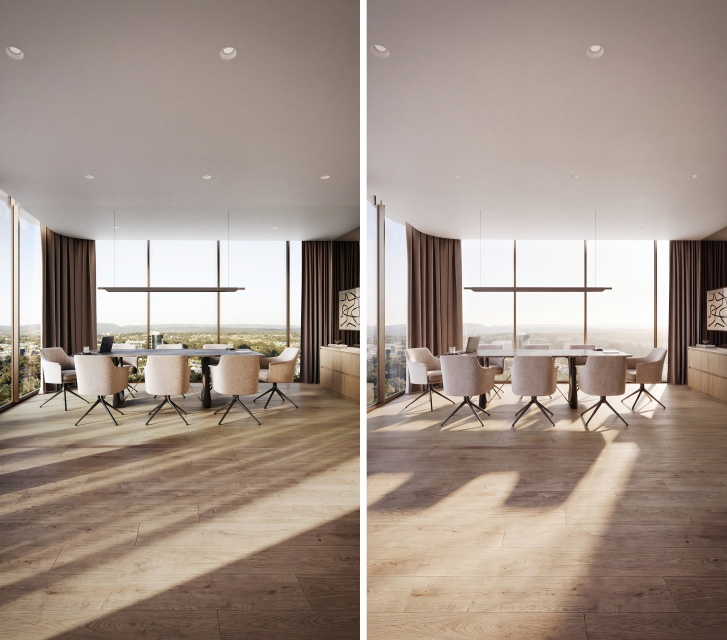
#> input picture projects/woomala-st-9x16/realism-test-04.jpg, 2180 x 1920 px, given in place of coastal-logo-WHITE.png, which was not available (shown at 1/3 size)
$ python reel_cards.py
#> lines starting #> are read from the running program, lines starting #| are printed output that depends on the picture
### projects/coastal-katrina/animate.py
"""Animated end card + Coastal C° drone pin, 4K ProRes 4444 with alpha (25 fps).

end card (8 s): charcoal background fades up over footage, then name, number and
COASTAL° wordmark ease in one after another (fade + small rise), held to the end.
pin (5 s): thin white stem draws up from the ground point, C° mark fades/settles on top.
Pin proportions measured from Coastal's own listing drone stills (4 Lita Ct).

Usage: python3 animate.py            -> out/*.mov + out/coastal-pin-4k.png
       python3 animate.py endcard-alpha   -> end card text + wordmark on transparency, no background
       python3 animate.py address "34 Albany Avenue, Currumbin"   -> address caption PNG + MOV
"""
import re
import subprocess
import sys
from pathlib import Path
import numpy as np
from PIL import Image, ImageDraw

sys.path.insert(0, str(Path(__file__).parent))
import make_cards as mc  # noqa: E402

W, H, FPS = mc.W, mc.H, 25
OUT = mc.OUT
PIN_MARK = mc.VAULT / "projects/drone-pin/logos/coastal-c-white.png"


def ease_out(t):
    t = min(max(t, 0.0), 1.0)
    return 1 - (1 - t) ** 3


def phase(t, start, dur):
    return ease_out((t - start) / dur)


def layer(draw_fn):
    img = Image.new("RGBA", (W, H), (0, 0, 0, 0))
#> img: PIL image 1080x1920 RGBA; every value is 0
    draw_fn(ImageDraw.Draw(img), img)
    return np.asarray(img).astype(np.float32) / 255


# [12 lines left out: function over, not called in this run]


def encode(frames_fn, n, path):
    cmd = ["ffmpeg", "-y", "-loglevel", "error", "-f", "rawvideo", "-pix_fmt", "rgba",
           "-s", f"{W}x{H}", "-r", str(FPS), "-i", "-",
           "-c:v", "prores_ks", "-profile:v", "4444", "-pix_fmt", "yuva444p10le",
           "-vendor", "apl0", str(path)]
    p = subprocess.Popen(cmd, stdin=subprocess.PIPE)
    for i in range(n):
        p.stdin.write((np.clip(frames_fn(i / FPS), 0, 1) * 255).astype(np.uint8).tobytes())
    p.stdin.close()
    p.wait()


# [62 lines left out: functions end_card, pin, not called in this run]


REGULAR = 0  # HelveticaNeue.ttc


# [14 lines left out: function address, not called in this run]


# [12 lines that do not run on import are left out]

### projects/coastal-katrina/reel_cards.py
"""Katrina Walsh start + end cards for 9:16 reels (1080x1920, 23.976 fps, ProRes 4444 on alpha).

Same art as the 16:9 film cards (make_cards.py / animate.py), re-laid for vertical: text sized to the
narrow frame, everything kept above the bottom ~25% where Instagram's caption UI sits.
  start: COASTAL° wordmark fades in, holds, fades out over the opening drone (her films open this way).
  end:   name, number, COASTAL° wordmark ease in one after another and hold (no background, Hunter 29 Oct).

Usage: python3 reel_cards.py [--start-len 3.2] [--end-len 4.63] [--preview start.png end.png]
"""
import argparse
import sys
from pathlib import Path
import numpy as np
from PIL import Image

sys.path.insert(0, str(Path(__file__).parent))
import make_cards as mc  # noqa: E402
import animate as an  # noqa: E402

W, H, FPS = 1080, 1920, 24000 / 1001
mc.W, mc.H = an.W, an.H = W, H
an.FPS = FPS


def start_card(length, scrim=0.0):
    """COASTAL° wordmark centred over the opening drone, as her films open (Main 0:00). Fade + small rise in, out by the cut.

    scrim > 0 dims the whole frame under the wordmark with flat black at that opacity, fading with the logo, so it
    reads over busy drone footage. Flat dim only: Hunter 29 Oct rejected a band + drop shadow ("not a drop shadow")."""
    cy = int(H * 0.45)

    def logo_draw(d, img):
        logo = Image.open(mc.LOGO_WHITE).convert("RGBA")
        lw = int(W * 0.55)
        logo = logo.resize((lw, round(logo.height * lw / logo.width)), Image.LANCZOS)
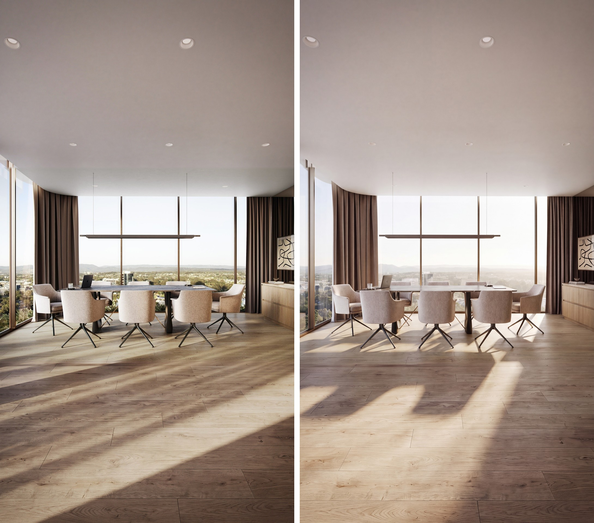
#> logo: PIL image 594x523 RGBA; mean R, G, B, A 164, 148.6, 138.4, 255
        img.alpha_composite(logo, ((W - lw) // 2, cy - logo.height // 2))
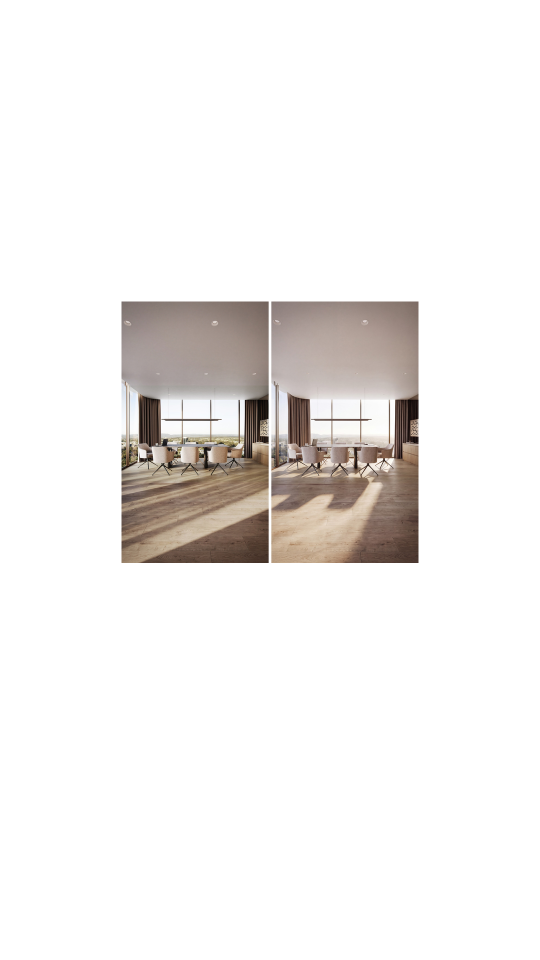
#> img: PIL image 1080x1920 RGBA (shown at 1/2 size); mean R, G, B, A 24.6, 22.3, 20.7, 38.2; transparent parts drawn white
    logo = an.layer(logo_draw)
    blank = np.zeros((H, W, 4), np.float32)
    shade = None
    if scrim > 0:
        shade = np.zeros((H, W, 4), np.float32)
        shade[..., 3] = scrim

    # [8 lines left out: function frame, not called in this run]

    name = f"coastal-wordmark-open-anim-9x16-scrim{round(scrim * 100)}.mov" if scrim > 0 else "coastal-wordmark-open-anim-9x16.mov"
    an.encode(frame, round(length * FPS), mc.OUT / name)
    return frame(length / 2)


# [58 lines left out: functions end_card, end_card_reel, preview, not called in this run]


if __name__ == "__main__":
    ap = argparse.ArgumentParser()
    ap.add_argument("--start-len", type=float, default=3.2)
    ap.add_argument("--end-len", type=float, default=4.63)
    ap.add_argument("--scrim", type=float, default=0.0, help="opacity of a soft dark band behind the start wordmark")
    ap.add_argument("--reel-end", type=float, help="only render her reel end card (charcoal frame) at this length")
    ap.add_argument("--preview", nargs=2, metavar=("START_BG", "END_BG"))
    a = ap.parse_args()
    mc.OUT.mkdir(exist_ok=True)
    if a.reel_end:
        Image.fromarray((np.clip(end_card_reel(a.reel_end), 0, 1) * 255).astype(np.uint8)).save(
            mc.OUT / "preview-end-card-reel-9x16.png")
        raise SystemExit(f"written to {mc.OUT}")
#> (the run stopped early here; a loop or call above may not have finished)
